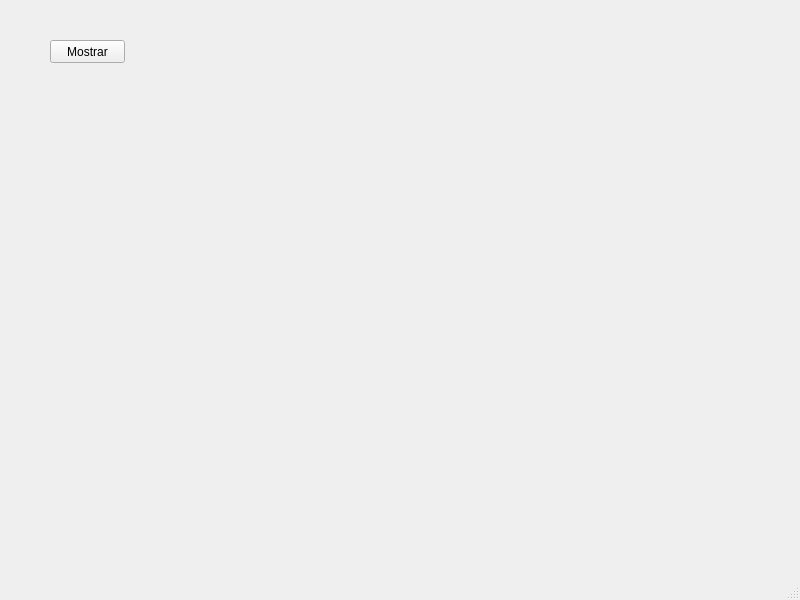
<?xml version="1.0" encoding="UTF-8"?>
<ui version="4.0">
 <class>MainWindow</class>
 <widget class="QMainWindow" name="MainWindow">
  <property name="geometry">
   <rect>
    <x>0</x>
    <y>0</y>
    <width>800</width>
    <height>600</height>
   </rect>
  </property>
  <property name="windowTitle">
   <string>MainWindow</string>
  </property>
  <widget class="QWidget" name="centralwidget">
   <widget class="QPushButton" name="pushButton">
    <property name="geometry">
     <rect>
      <x>50</x>
      <y>40</y>
      <width>75</width>
      <height>23</height>
     </rect>
    </property>
    <property name="text">
     <string>Mostrar</string>
    </property>
   </widget>
   <widget class="QLabel" name="label">
    <property name="geometry">
     <rect>
      <x>50</x>
      <y>120</y>
      <width>101</width>
      <height>16</height>
     </rect>
    </property>
    <property name="text">
     <string/>
    </property>
   </widget>
  </widget>
  <widget class="QMenuBar" name="menubar">
   <property name="geometry">
    <rect>
     <x>0</x>
     <y>0</y>
     <width>800</width>
     <height>21</height>
    </rect>
   </property>
  </widget>
  <widget class="QStatusBar" name="statusbar"/>
 </widget>
 <resources/>
 <connections/>
</ui>
